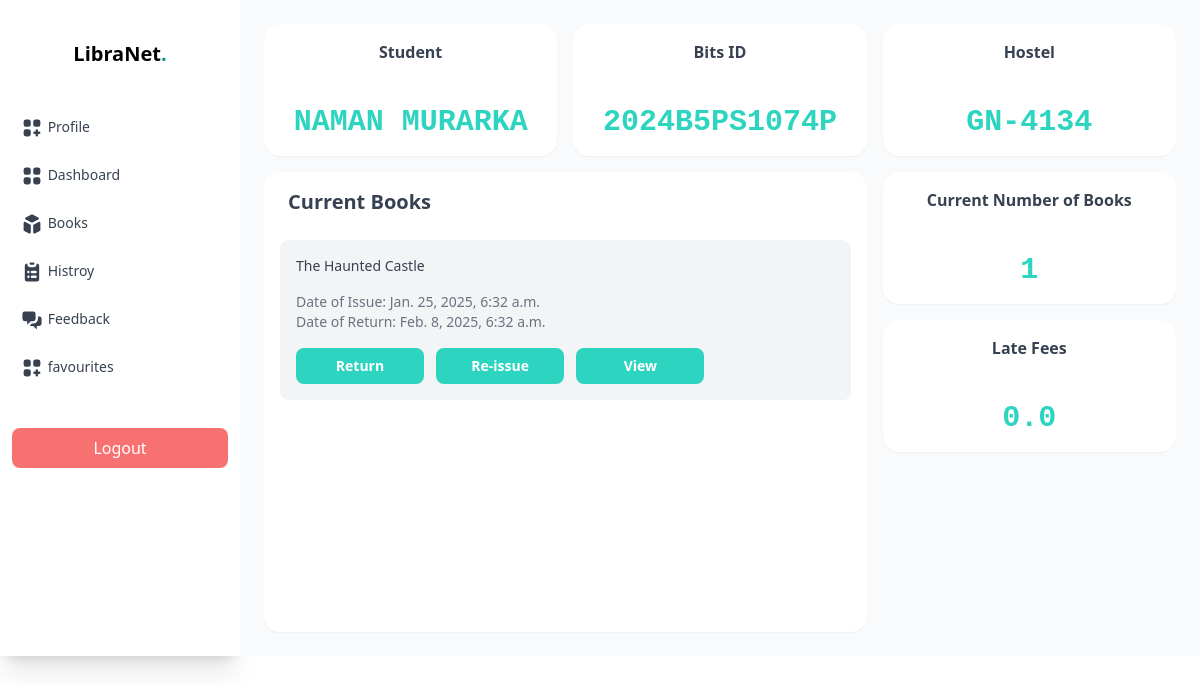
/student_dashboard/ (signed in), run on an earlier commit of the app's database.
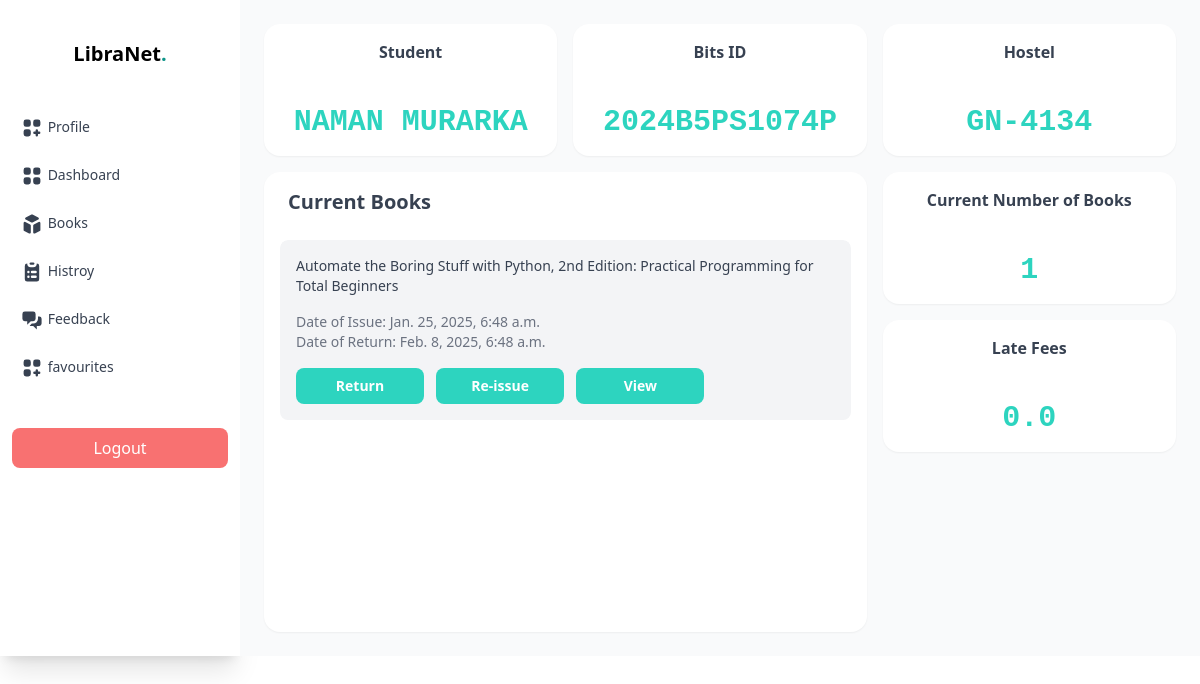
And on a later commit of the database.
### users/models.py (models this page shows, shortened)
class BorrowRecord(models.Model):
    record_id = models.UUIDField(primary_key=True, editable=False, default=uuid.uuid4)
    student = models.ForeignKey(Student, on_delete=models.CASCADE)
    book = models.ForeignKey(Book, on_delete=models.CASCADE)
    borrow_date = models.DateTimeField(default=now)
    return_date = models.DateTimeField(default=date_estimation)
    returned = models.BooleanField(default=False)
    late_fees = models.FloatField(default=0.0)

class Book(models.Model):
    title = models.CharField(max_length=255)
    author = models.CharField(max_length=255)
    isbn = models.CharField(max_length=14, unique=True)
    book_cover_image = models.ImageField(upload_to='book_covers/', null=True, blank=True)
    total_copies = models.PositiveIntegerField()
    available_copies = models.PositiveIntegerField()

### users/decorators.py (the view)
        @login_required
        def _wrapped_view(request, *args, **kwargs):
            if not request.user.groups.filter(name=group_name).exists():
                return HttpResponseForbidden("You do not have permission to access this page.")
            return view_func(request, *args, **kwargs)

### users/views.py (called while the page is built)
def get_student(request):
    social_account = SocialAccount.objects.get(user=request.user, provider='google')
    google_uid = social_account.uid
    student = get_object_or_404(Student, student_uid=google_uid)
    return student

@group_required('Student')
def student_dashboard(request):
    student = get_student(request)
    current_books = BorrowRecord.objects.all().filter(student=student, returned=False)
    total_fees = 0
    for book in current_books:
        total_fees += book.late_fees
    return render(
        request,
        'student_dashboard.html',
        {
            'student' : student,
            'current_books' : current_books.count(),
            'total_fees' : total_fees,
            'records' : BorrowRecord.objects.filter(student=student, returned = False)
        },
    )

### users/templates/student_dashboard.html
{% extends 'student_layout.html' %}
{% block content %}
<div class="flex-1 p-6 w-full h-[100vh] bg-gray-50 text-gray-700">
    <div class="grid grid-rows-4 grid-cols-3 gap-4 h-full w-full">
        <div class="bg-white shadow-sm rounded-2xl p-4 text-center font-bold">
            <p>Student</p>
            <p class="flex text-3xl justify-center items-center mt-10 text-teal-400 font-mono">{{ student.student_name }}</p>
        </div>
        <div class="bg-white shadow-sm rounded-2xl p-4 text-center font-bold">
            <p>Bits ID</p>
            <p class="flex text-3xl justify-center items-center mt-10 text-teal-400 font-mono">{{ student.bits_id }}</p>
        </div>
        <div class="bg-white shadow-sm rounded-2xl p-4 text-center font-bold">
            <p>Hostel</p>
            <p class="flex text-3xl justify-center items-center mt-10 text-teal-400 font-mono">{{ student.hostel }}</p>
        </div>
        <div class="bg-white shadow-sm rounded-2xl p-4 col-span-2 row-span-5">
            <p class="text-gray-700 font-bold text-xl mb-6 ml-2">Current Books</p>
            <div class="h-[62vh] overflow-y-scroll rounded-lg">
                {% for record in records %}
                <div class="bg-gray-100 rounded-lg p-4 mb-6">
                    <p class="text-sm text-gray-700 mb-4">{{ record.book.title }}</p>
                    <div class="text-sm text-gray-500">Date of Issue: {{ record.borrow_date }}</div>
                    <div class="text-sm text-gray-500">Date of Return: {{ record.return_date }}</div>
                    <a href="{% url 'users:return_book' record.record_id %}">
                        <button class="text-sm font-bold bg-teal-400 rounded-lg w-32 p-2 mt-4 mr-2 text-white hover:scale-105 duration-200">Return</button>
                    </a>
                    <a href="{% url 'users:reissue_book' record.record_id %}">
                        <button class="text-sm font-bold bg-teal-400 rounded-lg w-32 p-2 mt-4 mr-2 text-white hover:scale-105 duration-200">Re-issue</button>
                    </a>
                    <a href="{% url 'users:student_book_details' record.book.isbn %}">
                        <button class="text-sm font-bold bg-teal-400 rounded-lg w-32 p-2 mt-4 mr-2 text-white hover:scale-105 duration-200">View</button>
                    </a>
                </div>
                {% endfor %}
            </div>
        </div>
        <div class="bg-white shadow-sm rounded-2xl p-4 text-center font-bold">
            <p>Current Number of Books</p>
            <p class="flex text-3xl justify-center items-center mt-10 text-teal-400 font-mono">{{ current_books }}</p>
        </div>
        <div class="bg-white shadow-sm rounded-2xl p-4 text-center font-bold">
            <p>Late Fees</p>
            <p class="flex text-3xl justify-center items-center mt-10 text-teal-400 font-mono">{{ total_fees }}</p>
        </div>
    </div>
</div>
{% endblock %}

What changed in the data, as far as the page shows it:
no longer on this page (row edited): BorrowRecord: book "The Haunted Castle", borrow_date "Jan. 25, 2025, 6:32 a.m.", return_date "Feb. 8, 2025, 6:32 a.m."
added BorrowRecord: book "Automate the Boring Stuff with Python, 2nd Edition: Practical Programming for Total Beginners", borrow_date "Jan. 25, 2025, 6:48 a.m.", return_date "Feb. 8, 2025, 6:48 a.m."
